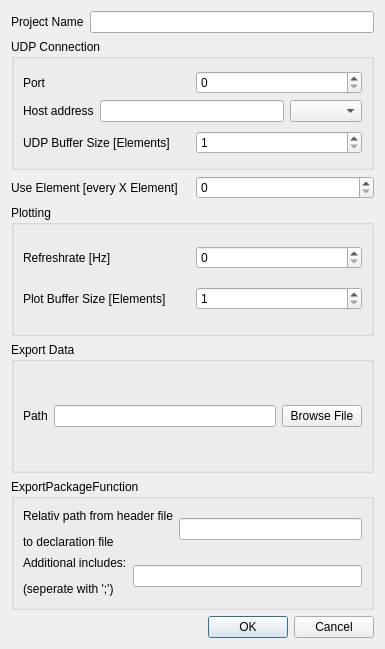
<?xml version="1.0" encoding="UTF-8"?>
<ui version="4.0">
 <class>SettingsDialog</class>
 <widget class="QDialog" name="SettingsDialog">
  <property name="geometry">
   <rect>
    <x>0</x>
    <y>0</y>
    <width>385</width>
    <height>649</height>
   </rect>
  </property>
  <property name="windowTitle">
   <string>Dialog</string>
  </property>
  <layout class="QVBoxLayout" name="verticalLayout_6">
   <item>
    <layout class="QHBoxLayout" name="horizontalLayout_5">
     <item>
      <widget class="QLabel" name="label_5">
       <property name="text">
        <string>Project Name</string>
       </property>
      </widget>
     </item>
     <item>
      <widget class="QLineEdit" name="txt_project_name"/>
     </item>
    </layout>
   </item>
   <item>
    <widget class="QGroupBox" name="groupBox">
     <property name="title">
      <string>UDP Connection</string>
     </property>
     <layout class="QVBoxLayout" name="verticalLayout_2">
      <item>
       <layout class="QVBoxLayout" name="verticalLayout">
        <item>
         <layout class="QHBoxLayout" name="horizontalLayout">
          <item>
           <widget class="QLabel" name="label_3">
            <property name="text">
             <string>Port</string>
            </property>
           </widget>
          </item>
          <item>
           <widget class="QDoubleSpinBox" name="spinbox_port">
            <property name="decimals">
             <number>0</number>
            </property>
            <property name="maximum">
             <double>60000.000000000000000</double>
            </property>
           </widget>
          </item>
         </layout>
        </item>
        <item>
         <layout class="QHBoxLayout" name="horizontalLayout_2">
          <item>
           <widget class="QLabel" name="label_4">
            <property name="text">
             <string>Host address</string>
            </property>
           </widget>
          </item>
          <item>
           <widget class="QLineEdit" name="txt_hostaddress"/>
          </item>
          <item>
           <widget class="QComboBox" name="combo_hostname"/>
          </item>
         </layout>
        </item>
       </layout>
      </item>
      <item>
       <layout class="QHBoxLayout" name="horizontalLayout_4">
        <item>
         <widget class="QLabel" name="label_2">
          <property name="text">
           <string>UDP Buffer Size [Elements]</string>
          </property>
         </widget>
        </item>
        <item>
         <widget class="QDoubleSpinBox" name="spinbox_udp_buffer">
          <property name="decimals">
           <number>0</number>
          </property>
          <property name="minimum">
           <double>1.000000000000000</double>
          </property>
         </widget>
        </item>
       </layout>
      </item>
     </layout>
    </widget>
   </item>
   <item>
    <layout class="QHBoxLayout" name="horizontalLayout_9">
     <item>
      <widget class="QLabel" name="label_9">
       <property name="text">
        <string>Use Element [every X Element]</string>
       </property>
      </widget>
     </item>
     <item>
      <widget class="QDoubleSpinBox" name="spinbox_use_element_count">
       <property name="decimals">
        <number>0</number>
       </property>
       <property name="maximum">
        <double>2147483647.000000000000000</double>
       </property>
      </widget>
     </item>
    </layout>
   </item>
   <item>
    <widget class="QGroupBox" name="groupBox_4">
     <property name="title">
      <string>Plotting</string>
     </property>
     <layout class="QVBoxLayout" name="verticalLayout_3">
      <item>
       <layout class="QHBoxLayout" name="horizontalLayout_8">
        <item>
         <widget class="QLabel" name="label_8">
          <property name="text">
           <string>Refreshrate [Hz]</string>
          </property>
         </widget>
        </item>
        <item>
         <widget class="QDoubleSpinBox" name="spinbox_refresh_rate">
          <property name="decimals">
           <number>0</number>
          </property>
          <property name="maximum">
           <double>2147483647.000000000000000</double>
          </property>
         </widget>
        </item>
       </layout>
      </item>
      <item>
       <layout class="QHBoxLayout" name="horizontalLayout_3">
        <item>
         <widget class="QLabel" name="label">
          <property name="text">
           <string>Plot Buffer Size [Elements]</string>
          </property>
         </widget>
        </item>
        <item>
         <widget class="QDoubleSpinBox" name="spinbox_plot_buffer">
          <property name="decimals">
           <number>0</number>
          </property>
          <property name="minimum">
           <double>1.000000000000000</double>
          </property>
         </widget>
        </item>
       </layout>
      </item>
     </layout>
    </widget>
   </item>
   <item>
    <widget class="QGroupBox" name="groupBox_2">
     <property name="title">
      <string>Export Data</string>
     </property>
     <layout class="QVBoxLayout" name="verticalLayout_5">
      <item>
       <layout class="QHBoxLayout" name="horizontalLayout_7">
        <item>
         <widget class="QLabel" name="label_7">
          <property name="text">
           <string>Path</string>
          </property>
         </widget>
        </item>
        <item>
         <widget class="QLineEdit" name="txt_export_path"/>
        </item>
        <item>
         <widget class="QPushButton" name="btn_browse_export_file">
          <property name="text">
           <string>Browse File</string>
          </property>
         </widget>
        </item>
       </layout>
      </item>
     </layout>
    </widget>
   </item>
   <item>
    <widget class="QGroupBox" name="groupBox_3">
     <property name="title">
      <string>ExportPackageFunction</string>
     </property>
     <layout class="QVBoxLayout" name="verticalLayout_4">
      <item>
       <layout class="QHBoxLayout" name="horizontalLayout_10">
        <item>
         <widget class="QLabel" name="label_10">
          <property name="text">
           <string>&lt;html&gt;&lt;head/&gt;&lt;body&gt;&lt;p&gt;Relativ path from header file&lt;/p&gt;&lt;p&gt;to declaration file&lt;/p&gt;&lt;/body&gt;&lt;/html&gt;</string>
          </property>
         </widget>
        </item>
        <item>
         <widget class="QLineEdit" name="txt_relative_header_path"/>
        </item>
       </layout>
      </item>
      <item>
       <layout class="QHBoxLayout" name="horizontalLayout_6">
        <item>
         <widget class="QLabel" name="label_6">
          <property name="text">
           <string>&lt;html&gt;&lt;head/&gt;&lt;body&gt;&lt;p&gt;Additional includes:&lt;/p&gt;&lt;p&gt;(seperate with ';')&lt;/p&gt;&lt;/body&gt;&lt;/html&gt;</string>
          </property>
         </widget>
        </item>
        <item>
         <widget class="QLineEdit" name="txt_additional_includes"/>
        </item>
       </layout>
      </item>
     </layout>
    </widget>
   </item>
   <item>
    <widget class="QDialogButtonBox" name="buttonBox">
     <property name="orientation">
      <enum>Qt::Horizontal</enum>
     </property>
     <property name="standardButtons">
      <set>QDialogButtonBox::Cancel|QDialogButtonBox::Ok</set>
     </property>
    </widget>
   </item>
  </layout>
 </widget>
 <resources/>
 <connections>
  <connection>
   <sender>buttonBox</sender>
   <signal>accepted()</signal>
   <receiver>SettingsDialog</receiver>
   <slot>accept()</slot>
   <hints>
    <hint type="sourcelabel">
     <x>248</x>
     <y>254</y>
    </hint>
    <hint type="destinationlabel">
     <x>157</x>
     <y>274</y>
    </hint>
   </hints>
  </connection>
  <connection>
   <sender>buttonBox</sender>
   <signal>rejected()</signal>
   <receiver>SettingsDialog</receiver>
   <slot>reject()</slot>
   <hints>
    <hint type="sourcelabel">
     <x>316</x>
     <y>260</y>
    </hint>
    <hint type="destinationlabel">
     <x>286</x>
     <y>274</y>
    </hint>
   </hints>
  </connection>
 </connections>
</ui>
